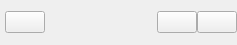
<?xml version="1.0" encoding="UTF-8"?>
<ui version="4.0">
 <class>WordlibTableItemWidget</class>
 <widget class="QWidget" name="WordlibTableItemWidget">
  <property name="geometry">
   <rect>
    <x>0</x>
    <y>0</y>
    <width>210</width>
    <height>45</height>
   </rect>
  </property>
  <property name="windowTitle">
   <string>Form</string>
  </property>
  <layout class="QHBoxLayout" name="horizontalLayout_2">
   <property name="spacing">
    <number>0</number>
   </property>
   <property name="leftMargin">
    <number>0</number>
   </property>
   <property name="topMargin">
    <number>0</number>
   </property>
   <property name="rightMargin">
    <number>0</number>
   </property>
   <property name="bottomMargin">
    <number>0</number>
   </property>
   <item>
    <widget class="QFrame" name="widget_frame">
     <layout class="QHBoxLayout" name="horizontalLayout">
      <property name="spacing">
       <number>0</number>
      </property>
      <property name="leftMargin">
       <number>0</number>
      </property>
      <property name="topMargin">
       <number>0</number>
      </property>
      <property name="rightMargin">
       <number>0</number>
      </property>
      <property name="bottomMargin">
       <number>0</number>
      </property>
      <item>
       <spacer name="horizontalSpacer">
        <property name="orientation">
         <enum>Qt::Horizontal</enum>
        </property>
        <property name="sizeType">
         <enum>QSizePolicy::Fixed</enum>
        </property>
        <property name="sizeHint" stdset="0">
         <size>
          <width>5</width>
          <height>20</height>
         </size>
        </property>
       </spacer>
      </item>
      <item>
       <widget class="QPushButton" name="state_btn">
        <property name="text">
         <string/>
        </property>
       </widget>
      </item>
      <item>
       <spacer name="horizontalSpacer_2">
        <property name="orientation">
         <enum>Qt::Horizontal</enum>
        </property>
        <property name="sizeType">
         <enum>QSizePolicy::Fixed</enum>
        </property>
        <property name="sizeHint" stdset="0">
         <size>
          <width>7</width>
          <height>20</height>
         </size>
        </property>
       </spacer>
      </item>
      <item>
       <widget class="QLabel" name="wordlib_name_label">
        <property name="minimumSize">
         <size>
          <width>84</width>
          <height>0</height>
         </size>
        </property>
        <property name="maximumSize">
         <size>
          <width>84</width>
          <height>16777215</height>
         </size>
        </property>
        <property name="text">
         <string/>
        </property>
       </widget>
      </item>
      <item>
       <spacer name="horizontalSpacer_3">
        <property name="orientation">
         <enum>Qt::Horizontal</enum>
        </property>
        <property name="sizeType">
         <enum>QSizePolicy::Fixed</enum>
        </property>
        <property name="sizeHint" stdset="0">
         <size>
          <width>21</width>
          <height>20</height>
         </size>
        </property>
       </spacer>
      </item>
      <item>
       <widget class="QPushButton" name="export_btn">
        <property name="text">
         <string/>
        </property>
       </widget>
      </item>
      <item>
       <widget class="QPushButton" name="delete_btn">
        <property name="text">
         <string/>
        </property>
       </widget>
      </item>
      <item>
       <spacer name="horizontalSpacer_4">
        <property name="orientation">
         <enum>Qt::Horizontal</enum>
        </property>
        <property name="sizeHint" stdset="0">
         <size>
          <width>13</width>
          <height>20</height>
         </size>
        </property>
       </spacer>
      </item>
     </layout>
    </widget>
   </item>
  </layout>
 </widget>
 <resources/>
 <connections/>
</ui>
